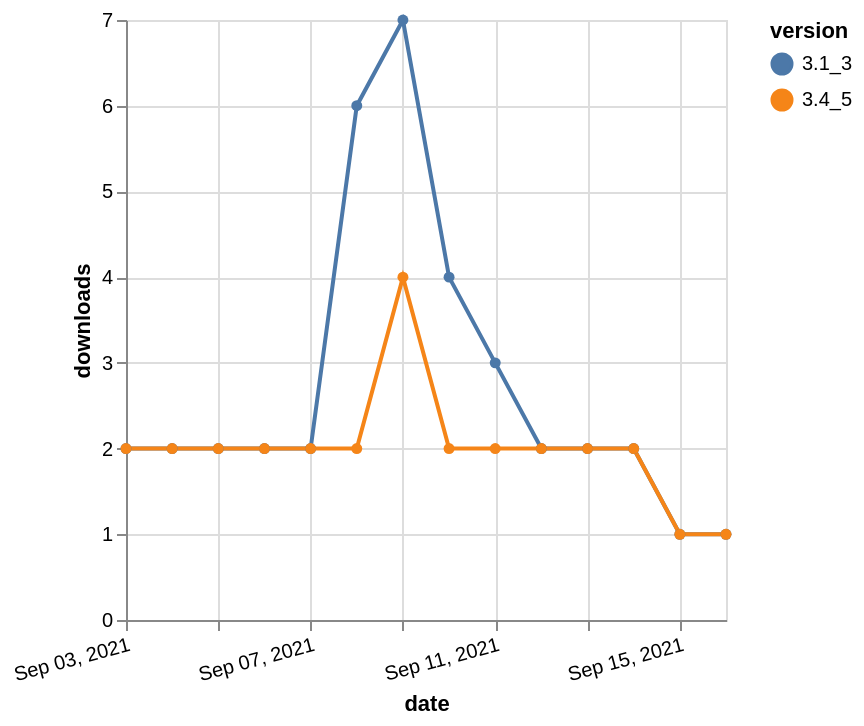

The Vega-Lite source for this figure:
### Vega-Lite specification from a JSON file in a GitHub repository (floating-point values rounded to 4 significant figures)
{"$schema": "https://vega.github.io/schema/vega-lite/v5.json", "description": "A simple bar chart with embedded data.", "data": {"values": [{"date": "2021-09-03", "total": 6456, "delta": 2, "version": "3.1_3"}, {"date": "2021-09-04", "total": 6458, "delta": 2, "version": "3.1_3"}, {"date": "2021-09-05", "total": 6460, "delta": 2, "version": "3.1_3"}, {"date": "2021-09-06", "total": 6462, "delta": 2, "version": "3.1_3"}, {"date": "2021-09-07", "total": 6464, "delta": 2, "version": "3.1_3"}, {"date": "2021-09-08", "total": 6470, "delta": 6, "version": "3.1_3"}, {"date": "2021-09-09", "total": 6477, "delta": 7, "version": "3.1_3"}, {"date": "2021-09-10", "total": 6481, "delta": 4, "version": "3.1_3"}, {"date": "2021-09-11", "total": 6484, "delta": 3, "version": "3.1_3"}, {"date": "2021-09-12", "total": 6486, "delta": 2, "version": "3.1_3"}, {"date": "2021-09-13", "total": 6488, "delta": 2, "version": "3.1_3"}, {"date": "2021-09-14", "total": 6490, "delta": 2, "version": "3.1_3"}, {"date": "2021-09-15", "total": 6491, "delta": 1, "version": "3.1_3"}, {"date": "2021-09-16", "total": 6492, "delta": 1, "version": "3.1_3"}, {"date": "2021-09-03", "total": 4024, "delta": 2, "version": "3.4_5"}, {"date": "2021-09-04", "total": 4026, "delta": 2, "version": "3.4_5"}, {"date": "2021-09-05", "total": 4028, "delta": 2, "version": "3.4_5"}, {"date": "2021-09-06", "total": 4030, "delta": 2, "version": "3.4_5"}, {"date": "2021-09-07", "total": 4032, "delta": 2, "version": "3.4_5"}, {"date": "2021-09-08", "total": 4034, "delta": 2, "version": "3.4_5"}, {"date": "2021-09-09", "total": 4038, "delta": 4, "version": "3.4_5"}, {"date": "2021-09-10", "total": 4040, "delta": 2, "version": "3.4_5"}, {"date": "2021-09-11", "total": 4042, "delta": 2, "version": "3.4_5"}, {"date": "2021-09-12", "total": 4044, "delta": 2, "version": "3.4_5"}, {"date": "2021-09-13", "total": 4046, "delta": 2, "version": "3.4_5"}, {"date": "2021-09-14", "total": 4048, "delta": 2, "version": "3.4_5"}, {"date": "2021-09-15", "total": 4049, "delta": 1, "version": "3.4_5"}, {"date": "2021-09-16", "total": 4050, "delta": 1, "version": "3.4_5"}]}, "width": "container", "mark": {"type": "line", "point": {"filled": true}}, "encoding": {"x": {"field": "date", "type": "temporal", "timeUnit": "yearmonthdate", "title": "date", "axis": {"labelAngle": -15}}, "y": {"field": "delta", "type": "quantitative", "title": "downloads"}, "color": {"field": "version", "type": "nominal"}, "tooltip": {"field": "delta"}}}
